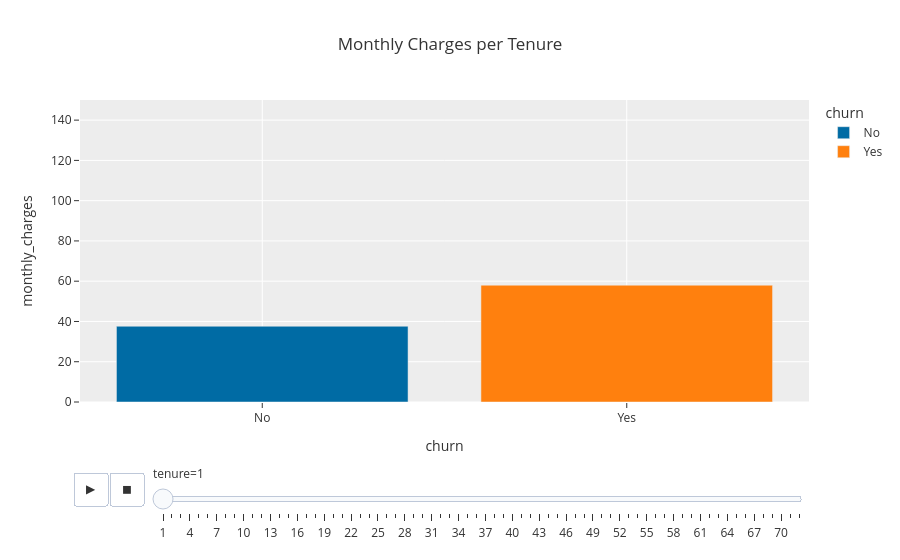

Notebook cell for this chart:
### Code cell
# Visualizing avg monthly charges per tenure for customers who churn vs. not churn

color_discrete_map = {'No': '#006ba4', 'Yes':'#ff800e'}
fig = px.bar(
    avg_monthly_charges, 
    x = 'churn',
    y="monthly_charges", 
    animation_frame="tenure", 
    range_y = [0,150],
    color = 'churn',
    color_discrete_map = color_discrete_map,
    title="Monthly Charges per Tenure"
)
fig.update_layout(
  template='ggplot2')

fig.show()

### Figure 1 — Plotly figure (JSON) as saved in the notebook; plotly's stock layout.template omitted (floating-point values rounded to 4 significant figures)
{"data": [{"alignmentgroup": "True", "hovertemplate": "churn=%{x}<br>tenure=1<br>monthly_charges=%{y}<extra></extra>", "legendgroup": "No", "marker": {"color": "#006ba4", "pattern": {"shape": ""}}, "name": "No", "offsetgroup": "No", "orientation": "v", "showlegend": true, "textposition": "auto", "type": "bar", "x": ["No"], "xaxis": "x", "y": [37.63], "yaxis": "y"}, {"alignmentgroup": "True", "hovertemplate": "churn=%{x}<br>tenure=1<br>monthly_charges=%{y}<extra></extra>", "legendgroup": "Yes", "marker": {"color": "#ff800e", "pattern": {"shape": ""}}, "name": "Yes", "offsetgroup": "Yes", "orientation": "v", "showlegend": true, "textposition": "auto", "type": "bar", "x": ["Yes"], "xaxis": "x", "y": [58.01], "yaxis": "y"}], "layout": {"barmode": "relative", "legend": {"title": {"text": "churn"}, "tracegroupgap": 0}, "sliders": [{"active": 0, "currentvalue": {"prefix": "tenure="}, "len": 0.9, "pad": {"b": 10, "t": 60}, "steps": [{"args": [["1"], {"frame": {"duration": 0, "redraw": true}, "fromcurrent": true, "mode": "immediate", "transition": {"duration": 0, "easing": "linear"}}], "label": "1", "method": "animate"}, {"args": [["2"], {"frame": {"duration": 0, "redraw": true}, "fromcurrent": true, "mode": "immediate", "transition": {"duration": 0, "easing": "linear"}}], "label": "2", "method": "animate"}, {"args": [["3"], {"frame": {"duration": 0, "redraw": true}, "fromcurrent": true, "mode": "immediate", "transition": {"duration": 0, "easing": "linear"}}], "label": "3", "method": "animate"}, {"args": [["4"], {"frame": {"duration": 0, "redraw": true}, "fromcurrent": true, "mode": "immediate", "transition": {"duration": 0, "easing": "linear"}}], "label": "4", "method": "animate"}, {"args": [["5"], {"frame": {"duration": 0, "redraw": true}, "fromcurrent": true, "mode": "immediate", "transition": {"duration": 0, "easing": "linear"}}], "label": "5", "method": "animate"}, {"args": [["6"], {"frame": {"duration": 0, "redraw": true}, "fromcurrent": true, "mode": "immediate", "transition": {"duration": 0, "easing": "linear"}}], "label": "6", "method": "animate"}, {"args": [["7"], {"frame": {"duration": 0, "redraw": true}, "fromcurrent": true, "mode": "immediate", "transition": {"duration": 0, "easing": "linear"}}], "label": "7", "method": "animate"}, {"args": [["8"], {"frame": {"duration": 0, "redraw": true}, "fromcurrent": true, "mode": "immediate", "transition": {"duration": 0, "easing": "linear"}}], "label": "8", "method": "animate"}, {"args": [["9"], {"frame": {"duration": 0, "redraw": true}, "fromcurrent": true, "mode": "immediate", "transition": {"duration": 0, "easing": "linear"}}], "label": "9", "method": "animate"}, {"args": [["10"], {"frame": {"duration": 0, "redraw": true}, "fromcurrent": true, "mode": "immediate", "transition": {"duration": 0, "easing": "linear"}}], "label": "10", "method": "animate"}, {"args": [["11"], {"frame": {"duration": 0, "redraw": true}, "fromcurrent": true, "mode": "immediate", "transition": {"duration": 0, "easing": "linear"}}], "label": "11", "method": "animate"}, {"args": [["12"], {"frame": {"duration": 0, "redraw": true}, "fromcurrent": true, "mode": "immediate", "transition": {"duration": 0, "easing": "linear"}}], "label": "12", "method": "animate"}, {"args": [["13"], {"frame": {"duration": 0, "redraw": true}, "fromcurrent": true, "mode": "immediate", "transition": {"duration": 0, "easing": "linear"}}], "label": "13", "method": "animate"}, {"args": [["14"], {"frame": {"duration": 0, "redraw": true}, "fromcurrent": true, "mode": "immediate", "transition": {"duration": 0, "easing": "linear"}}], "label": "14", "method": "animate"}, {"args": [["15"], {"frame": {"duration": 0, "redraw": true}, "fromcurrent": true, "mode": "immediate", "transition": {"duration": 0, "easing": "linear"}}], "label": "15", "method": "animate"}, {"args": [["16"], {"frame": {"duration": 0, "redraw": true}, "fromcurrent": true, "mode": "immediate", "transition": {"duration": 0, "easing": "linear"}}], "label": "16", "method": "animate"}, {"args": [["17"], {"frame": {"duration": 0, "redraw": true}, "fromcurrent": true, "mode": "immediate", "transition": {"duration": 0, "easing": "linear"}}], "label": "17", "method": "animate"}, {"args": [["18"], {"frame": {"duration": 0, "redraw": true}, "fromcurrent": true, "mode": "immediate", "transition": {"duration": 0, "easing": "linear"}}], "label": "18", "method": "animate"}, {"args": [["19"], {"frame": {"duration": 0, "redraw": true}, "fromcurrent": true, "mode": "immediate", "transition": {"duration": 0, "easing": "linear"}}], "label": "19", "method": "animate"}, {"args": [["20"], {"frame": {"duration": 0, "redraw": true}, "fromcurrent": true, "mode": "immediate", "transition": {"duration": 0, "easing": "linear"}}], "label": "20", "method": "animate"}, {"args": [["21"], {"frame": {"duration": 0, "redraw": true}, "fromcurrent": true, "mode": "immediate", "transition": {"duration": 0, "easing": "linear"}}], "label": "21", "method": "animate"}, {"args": [["22"], {"frame": {"duration": 0, "redraw": true}, "fromcurrent": true, "mode": "immediate", "transition": {"duration": 0, "easing": "linear"}}], "label": "22", "method": "animate"}, {"args": [["23"], {"frame": {"duration": 0, "redraw": true}, "fromcurrent": true, "mode": "immediate", "transition": {"duration": 0, "easing": "linear"}}], "label": "23", "method": "animate"}, {"args": [["24"], {"frame": {"duration": 0, "redraw": true}, "fromcurrent": true, "mode": "immediate", "transition": {"duration": 0, "easing": "linear"}}], "label": "24", "method": "animate"}, {"args": [["25"], {"frame": {"duration": 0, "redraw": true}, "fromcurrent": true, "mode": "immediate", "transition": {"duration": 0, "easing": "linear"}}], "label": "25", "method": "animate"}, {"args": [["26"], {"frame": {"duration": 0, "redraw": true}, "fromcurrent": true, "mode": "immediate", "transition": {"duration": 0, "easing": "linear"}}], "label": "26", "method": "animate"}, {"args": [["27"], {"frame": {"duration": 0, "redraw": true}, "fromcurrent": true, "mode": "immediate", "transition": {"duration": 0, "easing": "linear"}}], "label": "27", "method": "animate"}, {"args": [["28"], {"frame": {"duration": 0, "redraw": true}, "fromcurrent": true, "mode": "immediate", "transition": {"duration": 0, "easing": "linear"}}], "label": "28", "method": "animate"}, {"args": [["29"], {"frame": {"duration": 0, "redraw": true}, "fromcurrent": true, "mode": "immediate", "transition": {"duration": 0, "easing": "linear"}}], "label": "29", "method": "animate"}, {"args": [["30"], {"frame": {"duration": 0, "redraw": true}, "fromcurrent": true, "mode": "immediate", "transition": {"duration": 0, "easing": "linear"}}], "label": "30", "method": "animate"}, {"args": [["31"], {"frame": {"duration": 0, "redraw": true}, "fromcurrent": true, "mode": "immediate", "transition": {"duration": 0, "easing": "linear"}}], "label": "31", "method": "animate"}, {"args": [["32"], {"frame": {"duration": 0, "redraw": true}, "fromcurrent": true, "mode": "immediate", "transition": {"duration": 0, "easing": "linear"}}], "label": "32", "method": "animate"}, {"args": [["33"], {"frame": {"duration": 0, "redraw": true}, "fromcurrent": true, "mode": "immediate", "transition": {"duration": 0, "easing": "linear"}}], "label": "33", "method": "animate"}, {"args": [["34"], {"frame": {"duration": 0, "redraw": true}, "fromcurrent": true, "mode": "immediate", "transition": {"duration": 0, "easing": "linear"}}], "label": "34", "method": "animate"}, {"args": [["35"], {"frame": {"duration": 0, "redraw": true}, "fromcurrent": true, "mode": "immediate", "transition": {"duration": 0, "easing": "linear"}}], "label": "35", "method": "animate"}, {"args": [["36"], {"frame": {"duration": 0, "redraw": true}, "fromcurrent": true, "mode": "immediate", "transition": {"duration": 0, "easing": "linear"}}], "label": "36", "method": "animate"}, {"args": [["37"], {"frame": {"duration": 0, "redraw": true}, "fromcurrent": true, "mode": "immediate", "transition": {"duration": 0, "easing": "linear"}}], "label": "37", "method": "animate"}, {"args": [["38"], {"frame": {"duration": 0, "redraw": true}, "fromcurrent": true, "mode": "immediate", "transition": {"duration": 0, "easing": "linear"}}], "label": "38", "method": "animate"}, {"args": [["39"], {"frame": {"duration": 0, "redraw": true}, "fromcurrent": true, "mode": "immediate", "transition": {"duration": 0, "easing": "linear"}}], "label": "39", "method": "animate"}, {"args": [["40"], {"frame": {"duration": 0, "redraw": true}, "fromcurrent": true, "mode": "immediate", "transition": {"duration": 0, "easing": "linear"}}], "label": "40", "method": "animate"}, {"args": [["41"], {"frame": {"duration": 0, "redraw": true}, "fromcurrent": true, "mode": "immediate", "transition": {"duration": 0, "easing": "linear"}}], "label": "41", "method": "animate"}, {"args": [["42"], {"frame": {"duration": 0, "redraw": true}, "fromcurrent": true, "mode": "immediate", "transition": {"duration": 0, "easing": "linear"}}], "label": "42", "method": "animate"}, {"args": [["43"], {"frame": {"duration": 0, "redraw": true}, "fromcurrent": true, "mode": "immediate", "transition": {"duration": 0, "easing": "linear"}}], "label": "43", "method": "animate"}, {"args": [["44"], {"frame": {"duration": 0, "redraw": true}, "fromcurrent": true, "mode": "immediate", "transition": {"duration": 0, "easing": "linear"}}], "label": "44", "method": "animate"}, {"args": [["45"], {"frame": {"duration": 0, "redraw": true}, "fromcurrent": true, "mode": "immediate", "transition": {"duration": 0, "easing": "linear"}}], "label": "45", "method": "animate"}, {"args": [["46"], {"frame": {"duration": 0, "redraw": true}, "fromcurrent": true, "mode": "immediate", "transition": {"duration": 0, "easing": "linear"}}], "label": "46", "method": "animate"}, {"args": [["47"], {"frame": {"duration": 0, "redraw": true}, "fromcurrent": true, "mode": "immediate", "transition": {"duration": 0, "easing": "linear"}}], "label": "47", "method": "animate"}, {"args": [["48"], {"frame": {"duration": 0, "redraw": true}, "fromcurrent": true, "mode": "immediate", "transition": {"duration": 0, "easing": "linear"}}], "label": "48", "method": "animate"}, {"args": [["49"], {"frame": {"duration": 0, "redraw": true}, "fromcurrent": true, "mode": "immediate", "transition": {"duration": 0, "easing": "linear"}}], "label": "49", "method": "animate"}, {"args": [["50"], {"frame": {"duration": 0, "redraw": true}, "fromcurrent": true, "mode": "immediate", "transition": {"duration": 0, "easing": "linear"}}], "label": "50", "method": "animate"}, {"args": [["51"], {"frame": {"duration": 0, "redraw": true}, "fromcurrent": true, "mode": "immediate", "transition": {"duration": 0, "easing": "linear"}}], "label": "51", "method": "animate"}, {"args": [["52"], {"frame": {"duration": 0, "redraw": true}, "fromcurrent": true, "mode": "immediate", "transition": {"duration": 0, "easing": "linear"}}], "label": "52", "method": "animate"}, {"args": [["53"], {"frame": {"duration": 0, "redraw": true}, "fromcurrent": true, "mode": "immediate", "transition": {"duration": 0, "easing": "linear"}}], "label": "53", "method": "animate"}, {"args": [["54"], {"frame": {"duration": 0, "redraw": true}, "fromcurrent": true, "mode": "immediate", "transition": {"duration": 0, "easing": "linear"}}], "label": "54", "method": "animate"}, {"args": [["55"], {"frame": {"duration": 0, "redraw": true}, "fromcurrent": true, "mode": "immediate", "transition": {"duration": 0, "easing": "linear"}}], "label": "55", "method": "animate"}, {"args": [["56"], {"frame": {"duration": 0, "redraw": true}, "fromcurrent": true, "mode": "immediate", "transition": {"duration": 0, "easing": "linear"}}], "label": "56", "method": "animate"}, {"args": [["57"], {"frame": {"duration": 0, "redraw": true}, "fromcurrent": true, "mode": "immediate", "transition": {"duration": 0, "easing": "linear"}}], "label": "57", "method": "animate"}, {"args": [["58"], {"frame": {"duration": 0, "redraw": true}, "fromcurrent": true, "mode": "immediate", "transition": {"duration": 0, "easing": "linear"}}], "label": "58", "method": "animate"}, {"args": [["59"], {"frame": {"duration": 0, "redraw": true}, "fromcurrent": true, "mode": "immediate", "transition": {"duration": 0, "easing": "linear"}}], "label": "59", "method": "animate"}, {"args": [["60"], {"frame": {"duration": 0, "redraw": true}, "fromcurrent": true, "mode": "immediate", "transition": {"duration": 0, "easing": "linear"}}], "label": "60", "method": "animate"}, {"args": [["61"], {"frame": {"duration": 0, "redraw": true}, "fromcurrent": true, "mode": "immediate", "transition": {"duration": 0, "easing": "linear"}}], "label": "61", "method": "animate"}, {"args": [["62"], {"frame": {"duration": 0, "redraw": true}, "fromcurrent": true, "mode": "immediate", "transition": {"duration": 0, "easing": "linear"}}], "label": "62", "method": "animate"}, {"args": [["63"], {"frame": {"duration": 0, "redraw": true}, "fromcurrent": true, "mode": "immediate", "transition": {"duration": 0, "easing": "linear"}}], "label": "63", "method": "animate"}, {"args": [["64"], {"frame": {"duration": 0, "redraw": true}, "fromcurrent": true, "mode": "immediate", "transition": {"duration": 0, "easing": "linear"}}], "label": "64", "method": "animate"}, {"args": [["65"], {"frame": {"duration": 0, "redraw": true}, "fromcurrent": true, "mode": "immediate", "transition": {"duration": 0, "easing": "linear"}}], "label": "65", "method": "animate"}, {"args": [["66"], {"frame": {"duration": 0, "redraw": true}, "fromcurrent": true, "mode": "immediate", "transition": {"duration": 0, "easing": "linear"}}], "label": "66", "method": "animate"}, {"args": [["67"], {"frame": {"duration": 0, "redraw": true}, "fromcurrent": true, "mode": "immediate", "transition": {"duration": 0, "easing": "linear"}}], "label": "67", "method": "animate"}, {"args": [["68"], {"frame": {"duration": 0, "redraw": true}, "fromcurrent": true, "mode": "immediate", "transition": {"duration": 0, "easing": "linear"}}], "label": "68", "method": "animate"}, {"args": [["69"], {"frame": {"duration": 0, "redraw": true}, "fromcurrent": true, "mode": "immediate", "transition": {"duration": 0, "easing": "linear"}}], "label": "69", "method": "animate"}, {"args": [["70"], {"frame": {"duration": 0, "redraw": true}, "fromcurrent": true, "mode": "immediate", "transition": {"duration": 0, "easing": "linear"}}], "label": "70", "method": "animate"}, {"args": [["71"], {"frame": {"duration": 0, "redraw": true}, "fromcurrent": true, "mode": "immediate", "transition": {"duration": 0, "easing": "linear"}}], "label": "71", "method": "animate"}, {"args": [["72"], {"frame": {"duration": 0, "redraw": true}, "fromcurrent": true, "mode": "immediate", "transition": {"duration": 0, "easing": "linear"}}], "label": "72", "method": "animate"}], "x": 0.1, "xanchor": "left", "y": 0, "yanchor": "top"}], "title": {"text": "Monthly Charges per Tenure"}, "updatemenus": [{"buttons": [{"args": [null, {"frame": {"duration": 500, "redraw": true}, "fromcurrent": true, "mode": "immediate", "transition": {"duration": 500, "easing": "linear"}}], "label": "&#9654;", "method": "animate"}, {"args": [[null], {"frame": {"duration": 0, "redraw": true}, "fromcurrent": true, "mode": "immediate", "transition": {"duration": 0, "easing": "linear"}}], "label": "&#9724;", "method": "animate"}], "direction": "left", "pad": {"r": 10, "t": 70}, "showactive": false, "type": "buttons", "x": 0.1, "xanchor": "right", "y": 0, "yanchor": "top"}], "xaxis": {"anchor": "y", "categoryarray": ["No", "Yes"], "categoryorder": "array", "domain": [0, 1], "title": {"text": "churn"}}, "yaxis": {"anchor": "x", "domain": [0, 1], "range": [0, 150], "title": {"text": "monthly_charges"}}}}
